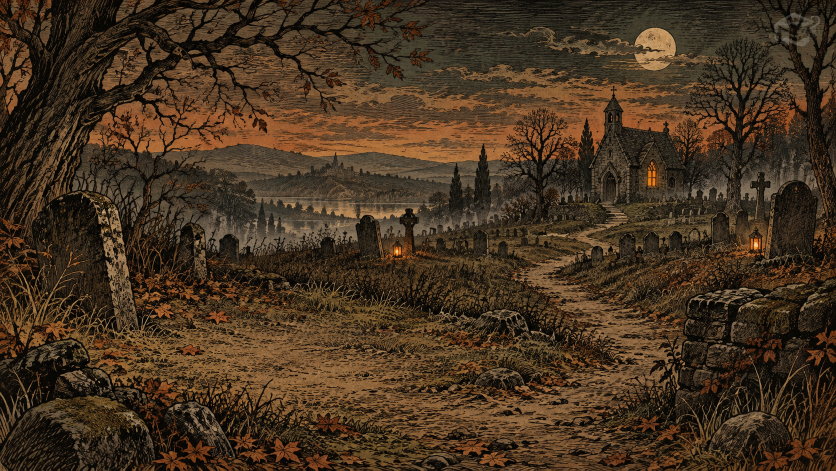
#> input picture docs/halloween-assets/2026-10-09/loop-prototype/assets/background.png, 1672 x 941 px (shown at 1/2 size)
$ python render.py
#> lines starting #> are read from the running program, lines starting #| are printed output that depends on the picture
#!/usr/bin/env python3
"""Render Lanterns Beyond the Grave as a seamless, layered illustration loop."""
import argparse
import json
import math
from pathlib import Path
import subprocess
import time

import cv2
import numpy as np
from PIL import Image, ImageOps

ROOT = Path(__file__).resolve().parent


def smoothstep(lo, hi, value):
    x = np.clip((value - lo) / (hi - lo), 0, 1)
    return x * x * (3 - 2 * x)


def load_sprite(path, height):
    with Image.open(path) as image:
        image = image.convert('RGBA')
        if image.getchannel('A').getextrema()[0] == 255:
            raise ValueError(f'{path.name} requires a transparent background')
        size = (round(image.width * height / image.height), height)
        image = image.resize(size, Image.Resampling.LANCZOS)
        rgba = np.asarray(image, np.float32) / 255
    rgba[:, :, :3] *= rgba[:, :, 3:4]
    return rgba


def over(frame, sprite, left, top):
    left, top = round(left), round(top)
    h, w = sprite.shape[:2]
    x0, y0 = max(0, left), max(0, top)
    x1, y1 = min(frame.shape[1], left + w), min(frame.shape[0], top + h)
    if x0 >= x1 or y0 >= y1:
        return
    part = sprite[y0 - top:y1 - top, x0 - left:x1 - left]
    region = frame[y0:y1, x0:x1]
    region *= 1 - part[:, :, 3:4]
    region += part[:, :, :3]


class IllustrationLoop:
    duration = 24
    fps = 24

    def __init__(self, width=1920):
#> called with width = 1920
        self.width, self.height = width, width * 9 // 16
        self.scale = width / 1920
        self.s = self.scale
        with Image.open(ROOT / 'assets/background.png') as image:
#> image is the input picture: PIL image 1672x941 RGB; mean R, G, B 70.5, 51.5, 32.2
            image = ImageOps.fit(image.convert('RGB'), (self.width, self.height), method=Image.Resampling.LANCZOS)
#> image: PIL image 1920x1080 RGB
            self.base = np.asarray(image, np.float32) / 255
        self.keeper = load_sprite(ROOT / 'assets/keeper.png', round(610 * self.s))
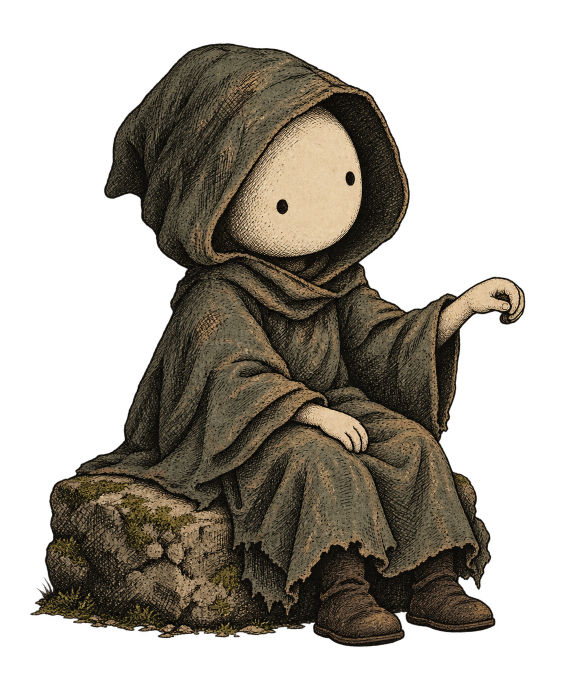
#> input picture docs/halloween-assets/2026-10-09/loop-prototype/assets/keeper.png, 1145 x 1374 px (shown at 1/2 size)
#> in load_sprite, image is the input picture: PIL image 1145x1374 RGBA; mean R, G, B, A 38.8, 33.8, 25.2, 118.1
        self.kh, self.kw = self.keeper.shape[:2]
#> self.kh = 610; self.kw = 508
        self.left, self.top = round(460 * self.s), round(365 * self.s)
        yy, xx = np.mgrid[:self.kh, :self.kw].astype(np.float32)
        self.kx, self.ky = xx, yy
        yn = yy / self.kh
        self.head_mask = 1 - smoothstep(0.365, 0.465, yn)
        self.breath_mask = (1 - smoothstep(0.55, 0.75, yn)) * smoothstep(0.0, 0.15, yn)
        self.neck = (0.51 * self.kw, 0.425 * self.kh)
#> self.neck = (259.1, 259.2)
        self.eye_patches = []
        for x, y, rx, ry in [(564/1145, 413/1374, 17/1145, 20/1374), (700/1145, 357/1374, 15/1145, 20/1374)]:
            cx, cy = round(x*self.kw), round(y*self.kh)
            dx, dy = max(3,round(rx*self.kw)), max(4,round(ry*self.kh))
            x0, x1, y0, y1 = cx-dx, cx+dx+1, cy-dy, cy+dy+1
            patch = self.keeper[y0:y1,x0:x1].copy()
            skin = self.keeper[y0-2*dy-2:y1-2*dy-2,x0:x1].copy()
            ey, ex = np.mgrid[-dy:dy+1,-dx:dx+1].astype(np.float32)
            mask = (1-smoothstep(0.65,1.0,(ex/(dx+0.1))**2+(ey/(dy+0.1))**2))[...,None]
            closed = patch*(1-mask)+skin*mask
            cv2.line(closed,(max(0,dx-3),dy),(min(2*dx,dx+3),dy),(.09,.085,.07,1),1,cv2.LINE_AA)
            self.eye_patches.append((x0,x1,y0,y1,closed))
#> after the loop, self.eye_patches = 2 items
        self.lantern = load_sprite(ROOT / 'assets/lantern.png', round(186*self.s))
#> call 2 of load_sprite, with height = 186
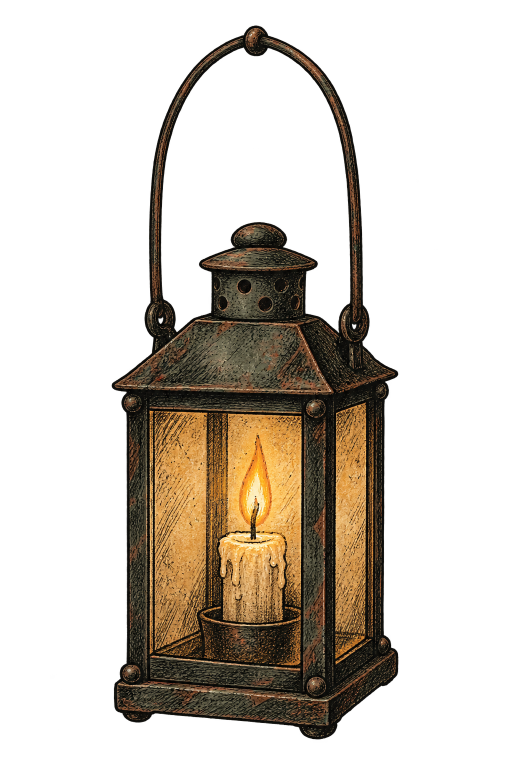
#> input picture docs/halloween-assets/2026-10-09/loop-prototype/assets/lantern.png, 1024 x 1536 px (shown at 1/2 size)
#> in load_sprite, image is the input picture: PIL image 1024x1536 RGBA; mean R, G, B, A 39.2, 29.8, 18, 76.5
        self.lh,self.lw = self.lantern.shape[:2]
#> self.lh = 186; self.lw = 124
        self.lp = (516/1024*self.lw,76/1536*self.lh)
#> self.lp = (62.48, 9.2)
        self.hand = (self.left+1008/1145*self.kw,self.top+620/1374*self.kh)
#> self.hand = (907.2, 640.3)
        ly,lx=np.mgrid[:self.lh,:self.lw].astype(np.float32)
        self.flame_mask=np.exp(-(((lx/self.lw-.5)/.17)**2+((ly/self.lh-.65)/.14)**2))[...,None]
        self.fog_y0,self.fog_y1=round(300*self.s),round(665*self.s)
        fh=self.fog_y1-self.fog_y0
        gy,gx=np.mgrid[:fh,:self.width].astype(np.float32)
        self.fog_mask=np.exp(-((gy/fh-.58)/.34)**2)
        rng=np.random.default_rng(12036)
        fields=[]
        for i in range(3):
            noise=rng.normal(size=(90,320))
            fy=np.fft.fftfreq(90)[:,None]
            fx=np.fft.fftfreq(320)[None,:]
            field=np.fft.ifft2(np.fft.fft2(noise)*np.exp(-((fx/.028)**2+(fy/.055)**2))).real
            field=(field-field.min())/(np.ptp(field)+1e-9)
            fields.append(cv2.resize(field.astype(np.float32),(self.width,fh)))
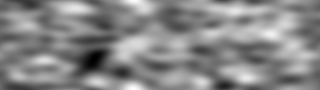
#> field: shape (90, 320) float64; min 0, max 1, mean 0.531
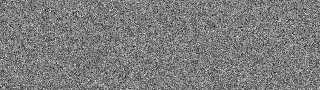
#> noise: shape (90, 320) float64; min -4, max 4.14, mean -0.00699; drawn with min black and max white
#> after the loop, fields = 3 items
        self.fog_fields=fields
#> self.fog_fields = 3 items
        y,x=np.mgrid[:self.height,:self.width].astype(np.float32)
        self.shadow=np.exp(-(((x-715*self.s)/(220*self.s))**2+((y-973*self.s)/(20*self.s))**2))*.25
        self.ground_glow=np.exp(-(((x-910*self.s)/(150*self.s))**2+((y-832*self.s)/(100*self.s))**2))
        self.small_lights=[]
        for cx,cy,r in [(.475,.532,.024),(.904,.518,.023),(.78,.371,.032)]:
            mask=np.exp(-(((x/self.width-cx)*16/9)**2+(y/self.height-cy)**2)/(2*r*r))[...,None]
            self.small_lights.append(mask)
#> after the loop, self.small_lights = 3 items

    def state(self, seconds):
        p=2*math.pi*(seconds % self.duration)/self.duration
        return dict(phase=p,head=.027*math.sin(p),breath=math.sin(4*p),
                    swing=4.8*math.sin(4*p+.35),
                    flame=.11*(.65*math.sin(23*p)+.35*math.sin(37*p+.4)))

    def background_frame(self, p, flame):
#> called with p = 0, flame = 0.015
        frame=self.base.copy()
        fog=sum(field*(.28+.12*math.sin((i+1)*p+i)) for i,field in enumerate(self.fog_fields))
        fog=np.clip(fog*self.fog_mask*.12,0,.1)[...,None]
#> fog: shape (365, 1920, 1) float32
        region=frame[self.fog_y0:self.fog_y1]
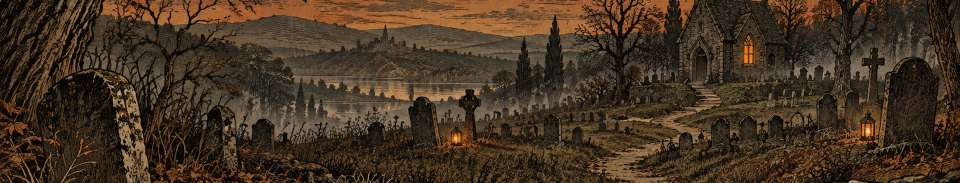
#> region: shape (365, 1920, 3) float32 (shown at 1/2 size); mean R, G, B 0.272, 0.205, 0.135
        region*=1-fog
        region+=fog*np.array([.56,.55,.47],np.float32)
        for i,mask in enumerate(self.small_lights):
            frame*=1+mask*(.045*math.sin((11+i*2)*p+i))
#> this loop made 3 passes
        frame*=1-self.shadow[...,None]
        frame+=self.ground_glow[...,None]*np.array([.035,.019,.004],np.float32)*(1+flame)
        return frame

    def frame(self, seconds):
        st=self.state(seconds)
        p=st['phase']
        frame=self.background_frame(p,st['flame'])
        character=self.keeper
        blink=0.
        for center in (7.2,18.7):
            d=abs((seconds-center+self.duration/2)%self.duration-self.duration/2)
            if d<.18:
                blink=max(blink,.5+.5*math.cos(math.pi*d/.18))
        if blink:
            character=character.copy()
            for x0,x1,y0,y1,closed in self.eye_patches:
                character[y0:y1,x0:x1]=character[y0:y1,x0:x1]*(1-blink)+closed*blink
        nx,ny=self.neck
#> nx = 259.1; ny = 259.2
        co,si=math.cos(st['head']),math.sin(st['head'])
        rx=co*(self.kx-nx)+si*(self.ky-ny)+nx
        ry=-si*(self.kx-nx)+co*(self.ky-ny)+ny
        mx=self.kx+(rx-self.kx)*self.head_mask+.65*self.s*st['breath']*self.breath_mask
        my=self.ky+(ry-self.ky)*self.head_mask+2.0*self.s*st['breath']*self.breath_mask
        character=cv2.remap(character,mx.astype(np.float32),my.astype(np.float32),cv2.INTER_LINEAR,borderMode=cv2.BORDER_CONSTANT)
        # The lantern sits behind the keeper's fingertips at a fixed hand attachment.
        lantern=self.lantern.copy()
        lantern[:,:,:3]*=1+self.flame_mask*st['flame']
        matrix=cv2.getRotationMatrix2D(self.lp,st['swing'],1)
#> matrix = [[1, 0.0287, -0.239], [-0.0287, 1, 1.8]]
        lantern=cv2.warpAffine(lantern,matrix,(self.lw,self.lh),flags=cv2.INTER_LINEAR,borderMode=cv2.BORDER_CONSTANT)
        hand_x=self.hand[0]-.65*self.s*st['breath']
#> hand_x = 907.2
        hand_y=self.hand[1]-2.0*self.s*st['breath']
#> hand_y = 640.3
        over(frame,lantern,hand_x-self.lp[0],hand_y-self.lp[1])
        over(frame,character,self.left,self.top)
#> call 2 of over, with left = 460, top = 365
#> in over (call 2), `region += part[:, :, :3]`:
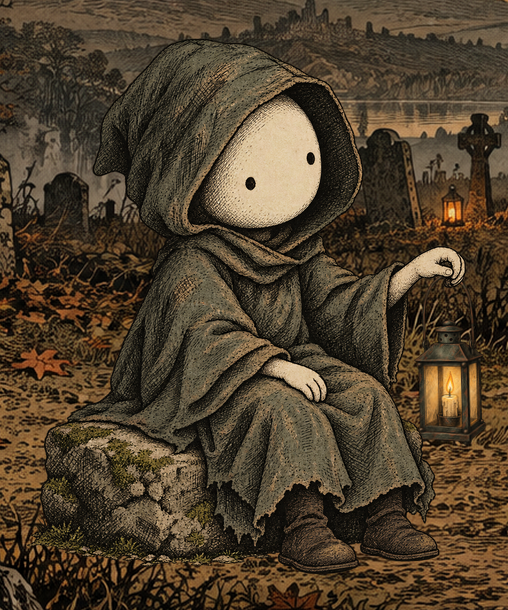
#> region: shape (610, 508, 3) float32; mean R, G, B 0.313, 0.256, 0.18; drawn with min black and max white
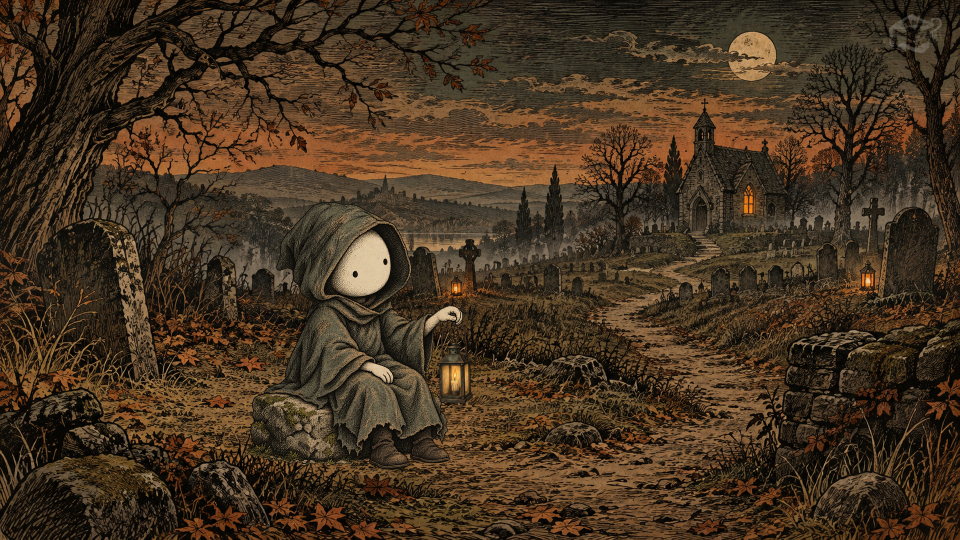
#> frame: shape (1080, 1920, 3) float32 (shown at 1/2 size); mean R, G, B 0.278, 0.208, 0.134; drawn with min black and max white
        return np.rint(np.clip(frame,0,1)*255).astype(np.uint8)


def main():
    parser=argparse.ArgumentParser(description=__doc__)
    parser.add_argument('--width',type=int,default=1920)
    parser.add_argument('--out',type=Path,default=ROOT/'lanterns-beyond-the-grave-1080p.mp4')
    parser.add_argument('--poster-only',action='store_true')
    args=parser.parse_args()
    if args.width<=0 or args.width%32:
        parser.error('Width must be a positive multiple of 32')
    cv2.setNumThreads(2)
    loop=IllustrationLoop(args.width)
    first=loop.frame(0)
    Image.fromarray(first).save(ROOT/'drawing.png')
    if args.poster_only:
        return
    frames=loop.duration*loop.fps
    if not np.array_equal(first,loop.frame(loop.duration)):
#> the loop in background_frame (call 2), `for i,mask in enumerate(self.small_lights):` made 3 passes
        raise RuntimeError('Loop endpoint does not match')
    args.out.parent.mkdir(parents=True,exist_ok=True)
    command=['ffmpeg','-hide_banner','-loglevel','error','-n','-f','rawvideo','-pix_fmt','rgb24',
             '-s',f'{loop.width}x{loop.height}','-r',str(loop.fps),'-i','pipe:0','-an',
             '-c:v','libx264','-preset','medium','-tune','animation','-crf','16',
             '-pix_fmt','yuv420p','-g','48','-movflags','+faststart',str(args.out)]
#> command = 31 items, first 6: 'ffmpeg', '-hide_banner', '-loglevel', 'error', '-n', '-f'
#> (the run stopped early here; a loop or call above may not have finished)
